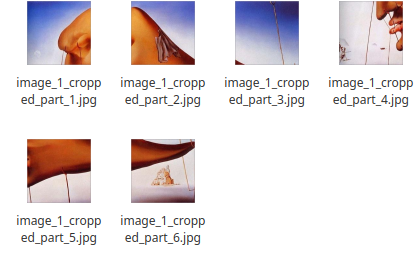
#> input picture DeepinScreenshot_select-area_20180927214347.png, 420 x 260 px; its folder holds only this picture in this run; the run also reads 1 picture not shown here
$ python cropper.py
#> lines starting #> are read from the running program, lines starting #| are printed output that depends on the picture
from PIL import Image
import os

#CONSTANTS
NEW_PATH        = r'cropped'
EXTENSION       = '.jpg'
EXTENSION_NAME  = 'JPEG'
CROP_SIZE       = 200

print("Inited")

#Create folder
if not os.path.exists(NEW_PATH):
    os.makedirs(NEW_PATH)

image_count = 1

print("Getting archives")
images = os.listdir()

for element in images:
    #Open archive
    print("Opening image ", image_count)
    try:
        img = Image.open(element)
#> img is the input picture: PIL image 420x260 RGB; mean R, G, B 231, 224.2, 225.6
        print("Open sucessfull")
    except:
        print("Open error")
        continue

    width, height = img.size
#> width = 420; height = 260

    print("Calculating crops")
    width_crop  = int(width / CROP_SIZE)
#> width_crop = 2
    height_crop = int(height / CROP_SIZE)
#> height_crop = 1

    last_width  = 0
    last_height = 0
    part = 1

    for _ in range (height_crop):
        for _ in range (width_crop):
            print("Cropping part ", part)
            new_img = img.crop((last_width, last_height, last_width + CROP_SIZE, last_height + CROP_SIZE))
            new_img.save(
                f'{NEW_PATH}/image_{str(image_count)}_cropped_part_{str(part)}{EXTENSION}',
                EXTENSION_NAME,
            )


            last_width += CROP_SIZE
            part += 1
        last_height += CROP_SIZE
        last_width = 0
#> this loop made 1 pass
#> pass 1, `new_img.save( f'{NEW_PATH}/image_{str(image_count)}_cropped_part_{str(..`:
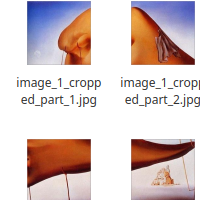
#> saved as image_1_cropped_part_1.jpg: PIL image 200x200 RGB; mean R, G, B 216.5, 199.8, 198.6
#> pass 1, `new_img.save( f'{NEW_PATH}/image_{str(image_count)}_cropped_part_{str(..`:
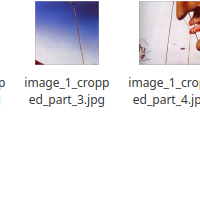
#> saved as image_1_cropped_part_2.jpg: PIL image 200x200 RGB; mean R, G, B 234, 232.6, 237.6
#> after the loop, last_height = 200; part = 3

    image_count += 1
    img._getexif()

print("Ended")
